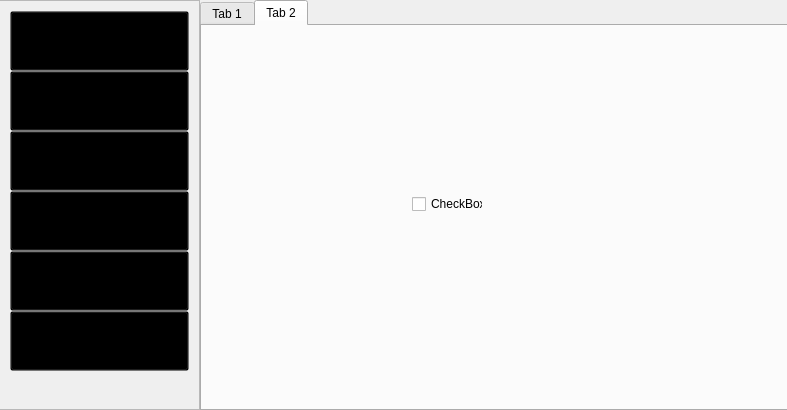
<?xml version="1.0" encoding="UTF-8"?>
<ui version="4.0">
 <class>MainOperate</class>
 <widget class="QMainWindow" name="MainOperate">
  <property name="geometry">
   <rect>
    <x>0</x>
    <y>0</y>
    <width>787</width>
    <height>410</height>
   </rect>
  </property>
  <property name="sizePolicy">
   <sizepolicy hsizetype="Fixed" vsizetype="Fixed">
    <horstretch>0</horstretch>
    <verstretch>0</verstretch>
   </sizepolicy>
  </property>
  <property name="windowTitle">
   <string>MainOperate</string>
  </property>
  <widget class="QWidget" name="centralWidget">
   <property name="styleSheet">
    <string notr="true">#mainFrame{
	background-color:#fff;
}</string>
   </property>
   <widget class="QFrame" name="menuFrame">
    <property name="geometry">
     <rect>
      <x>-1</x>
      <y>0</y>
      <width>201</width>
      <height>410</height>
     </rect>
    </property>
    <property name="styleSheet">
     <string notr="true">#menuFrame QPushButton{
	color:black;
	padding-left:15px;
	text-align:left;
	background-color:rgba(0,0,0,0);
}
#menuFrame QPushButton:hover{
	background-color:rgba(0,0,0,0.2);
}</string>
    </property>
    <property name="frameShape">
     <enum>QFrame::StyledPanel</enum>
    </property>
    <property name="frameShadow">
     <enum>QFrame::Raised</enum>
    </property>
    <widget class="QWidget" name="verticalLayoutWidget">
     <property name="geometry">
      <rect>
       <x>0</x>
       <y>0</y>
       <width>201</width>
       <height>411</height>
      </rect>
     </property>
     <layout class="QVBoxLayout" name="verticalLayout">
      <property name="spacing">
       <number>0</number>
      </property>
      <item>
       <widget class="QPushButton" name="item1">
        <property name="minimumSize">
         <size>
          <width>10</width>
          <height>60</height>
         </size>
        </property>
        <property name="font">
         <font>
          <family>Microsoft YaHei UI</family>
          <pointsize>11</pointsize>
          <weight>50</weight>
          <bold>false</bold>
         </font>
        </property>
        <property name="text">
         <string> 素材库</string>
        </property>
        <property name="icon">
         <iconset resource="resource.qrc">
          <normaloff>:/resource/icon/shop.svg</normaloff>:/resource/icon/shop.svg</iconset>
        </property>
       </widget>
      </item>
      <item>
       <widget class="QPushButton" name="item2">
        <property name="minimumSize">
         <size>
          <width>10</width>
          <height>60</height>
         </size>
        </property>
        <property name="font">
         <font>
          <family>Microsoft YaHei UI</family>
          <pointsize>11</pointsize>
          <weight>50</weight>
          <bold>false</bold>
         </font>
        </property>
        <property name="text">
         <string>任务栏透明</string>
        </property>
       </widget>
      </item>
      <item>
       <widget class="QPushButton" name="item3">
        <property name="minimumSize">
         <size>
          <width>10</width>
          <height>60</height>
         </size>
        </property>
        <property name="font">
         <font>
          <family>Microsoft YaHei UI</family>
          <pointsize>11</pointsize>
          <weight>50</weight>
          <bold>false</bold>
         </font>
        </property>
        <property name="text">
         <string>无</string>
        </property>
       </widget>
      </item>
      <item>
       <widget class="QPushButton" name="item4">
        <property name="minimumSize">
         <size>
          <width>10</width>
          <height>60</height>
         </size>
        </property>
        <property name="font">
         <font>
          <family>Microsoft YaHei UI</family>
          <pointsize>11</pointsize>
          <weight>50</weight>
          <bold>false</bold>
         </font>
        </property>
        <property name="text">
         <string>无</string>
        </property>
       </widget>
      </item>
      <item>
       <widget class="QPushButton" name="item5">
        <property name="minimumSize">
         <size>
          <width>10</width>
          <height>60</height>
         </size>
        </property>
        <property name="font">
         <font>
          <family>Microsoft YaHei UI</family>
          <pointsize>11</pointsize>
          <weight>50</weight>
          <bold>false</bold>
         </font>
        </property>
        <property name="text">
         <string>无</string>
        </property>
       </widget>
      </item>
      <item>
       <widget class="QPushButton" name="item6">
        <property name="minimumSize">
         <size>
          <width>10</width>
          <height>60</height>
         </size>
        </property>
        <property name="font">
         <font>
          <family>Microsoft YaHei UI</family>
          <pointsize>11</pointsize>
          <weight>50</weight>
          <bold>false</bold>
         </font>
        </property>
        <property name="text">
         <string>无</string>
        </property>
       </widget>
      </item>
      <item>
       <spacer name="verticalSpacer">
        <property name="orientation">
         <enum>Qt::Vertical</enum>
        </property>
        <property name="sizeHint" stdset="0">
         <size>
          <width>20</width>
          <height>40</height>
         </size>
        </property>
       </spacer>
      </item>
     </layout>
    </widget>
   </widget>
   <widget class="QTabWidget" name="tabWidget">
    <property name="geometry">
     <rect>
      <x>200</x>
      <y>0</y>
      <width>591</width>
      <height>411</height>
     </rect>
    </property>
    <property name="currentIndex">
     <number>1</number>
    </property>
    <widget class="QWidget" name="tab">
     <attribute name="title">
      <string>Tab 1</string>
     </attribute>
     <widget class="QPushButton" name="pushButton">
      <property name="geometry">
       <rect>
        <x>190</x>
        <y>130</y>
        <width>111</width>
        <height>81</height>
       </rect>
      </property>
      <property name="text">
       <string>1</string>
      </property>
     </widget>
    </widget>
    <widget class="QWidget" name="tab_2">
     <attribute name="title">
      <string>Tab 2</string>
     </attribute>
     <widget class="QCheckBox" name="checkBox">
      <property name="geometry">
       <rect>
        <x>210</x>
        <y>170</y>
        <width>71</width>
        <height>16</height>
       </rect>
      </property>
      <property name="text">
       <string>CheckBox</string>
      </property>
     </widget>
    </widget>
   </widget>
  </widget>
 </widget>
 <layoutdefault spacing="6" margin="11"/>
 <resources>
  <include location="resource.qrc"/>
 </resources>
 <connections/>
</ui>
